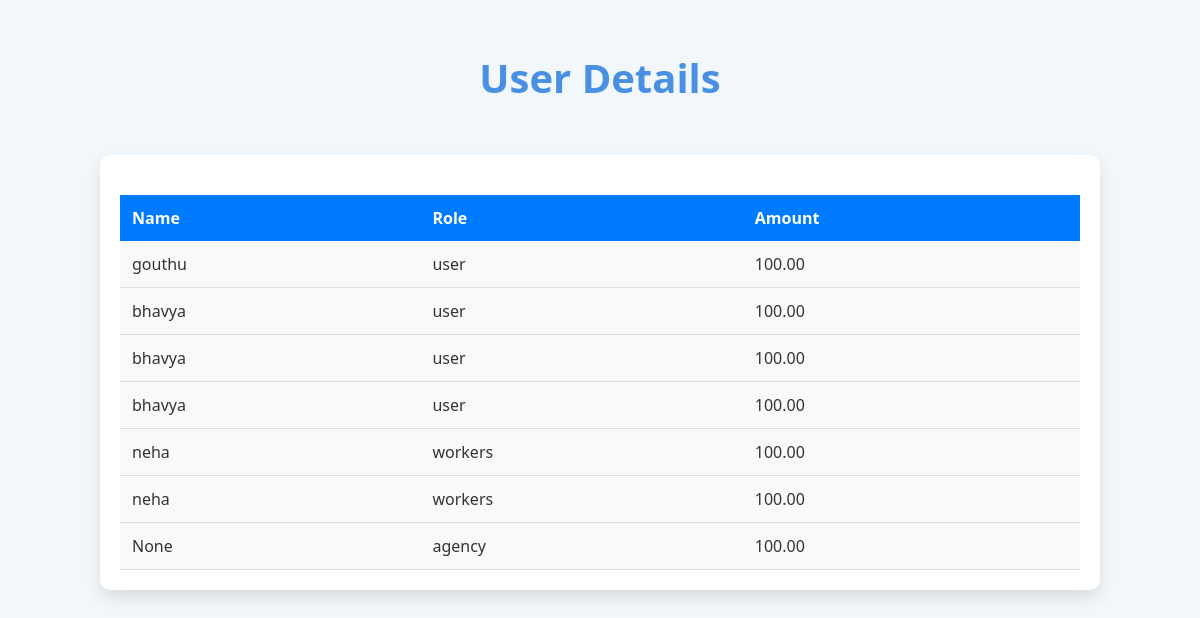
Page /admin_pay/ on the committed database.
### Bengali/models.py (models this page shows, shortened)
class Payment(models.Model):
    PAYMENT_METHODS = [
        ('credit_card', 'Credit Card'),
        ('paypal', 'PayPal'),
        ('bank_transfer', 'Bank Transfer'),
    ]
    user = models.ForeignKey(Profile, on_delete=models.CASCADE, related_name='payments',null=True,blank=True)
    payment_method = models.CharField(max_length=20, choices=PAYMENT_METHODS)
    card_number = models.CharField(max_length=16, blank=True, null=True)
    amount = models.DecimalField(max_digits=10, decimal_places=2)
    created_at = models.DateTimeField(auto_now_add=True)

class Profile(AbstractUser):
    USERNAME_FIELD='email'
    REQUIRED_FIELDS=[]
    objects = CustomUserManager()
    username = models.CharField(max_length=150, blank=True, null=True)
    first_name = models.CharField(max_length=150, blank=True, null=True)
    last_name= models.CharField(max_length=150, blank=True, null=True)
    role = models.CharField(max_length=15,choices=RoleChoices.choices)
    email=models.EmailField(unique=True)
    phone=models.CharField(max_length=15, blank=True, null=True)
    age=models.IntegerField(blank=True, null=True)
    worker_approved=models.BooleanField(blank=True, null=True)
    groups = models.ManyToManyField(
        Group,
            related_name="profile_groups",  # Set unique related_name
            blank=True
        )
    user_permissions = models.ManyToManyField(
            Permission,
            related_name="profile_permissions",  # Set unique related_name
            blank=True
        )

### Bengali/views.py (the view)
# urls.py: path('admin_pay/', views.admin_pay, name='admin_pay'),
def admin_pay(request):
    payments=Payment.objects.all()
    return render(request, "admin_pay.html",{'payments':payments})

### templates/admin_pay.html (shortened to what this page needs)
<!DOCTYPE html>
<html lang="en">
<head>
</head>
<body>
    <h1>User Details</h1>
    <div class="container">
        <table>
            <tr>
                <th>Name</th>
                <th>Role</th>
                <th>Amount</th>
            </tr>
            {% for detail in payments %}
            <tr>
                <td>{{ detail.user.first_name }}</td>
                <td>{{ detail.user.role }}</td>
                <td>{{ detail.amount }}</td>
            </tr>
            {% empty %}
            <tr>
                <td colspan="3" class="no-data">No data available</td>
            </tr>
            {% endfor %}
        </table>
    </div>
</body>
</html>

### templates/admin_pay.html (style rules this page uses)
body { font-family: 'Segoe UI', Tahoma, Geneva, Verdana, sans-serif; background-color: #f2f7fc; margin: 0; padding: 0; color: #333; }
h1 { text-align: center; margin-top: 50px; font-size: 2.5rem; color: #4A90E2; }
.container { width: 80%; margin: 50px auto; padding: 20px; background-color: #fff; box-shadow: 0 8px 15px rgba(0, 0, 0, 0.1); border-radius: 10px; }
table { width: 100%; border-collapse: collapse; margin-top: 20px; font-size: 1rem; }
th, td { padding: 12px; text-align: left; }
th { background-color: #007bff; color: #fff; font-weight: 600; }
td { background-color: #f9f9f9; border-bottom: 1px solid #ddd; }

### rows in the picture
Payment: user.first_name "gouthu", user.role "user", amount "100.00"
Payment: user.first_name "bhavya", user.role "user", amount "100.00"
Payment: user.first_name "bhavya", user.role "user", amount "100.00"
Payment: user.first_name "bhavya", user.role "user", amount "100.00"
Payment: user.first_name "neha", user.role "workers", amount "100.00"
Payment: user.first_name "neha", user.role "workers", amount "100.00"
Payment: user.first_name "None", user.role "agency", amount "100.00"
